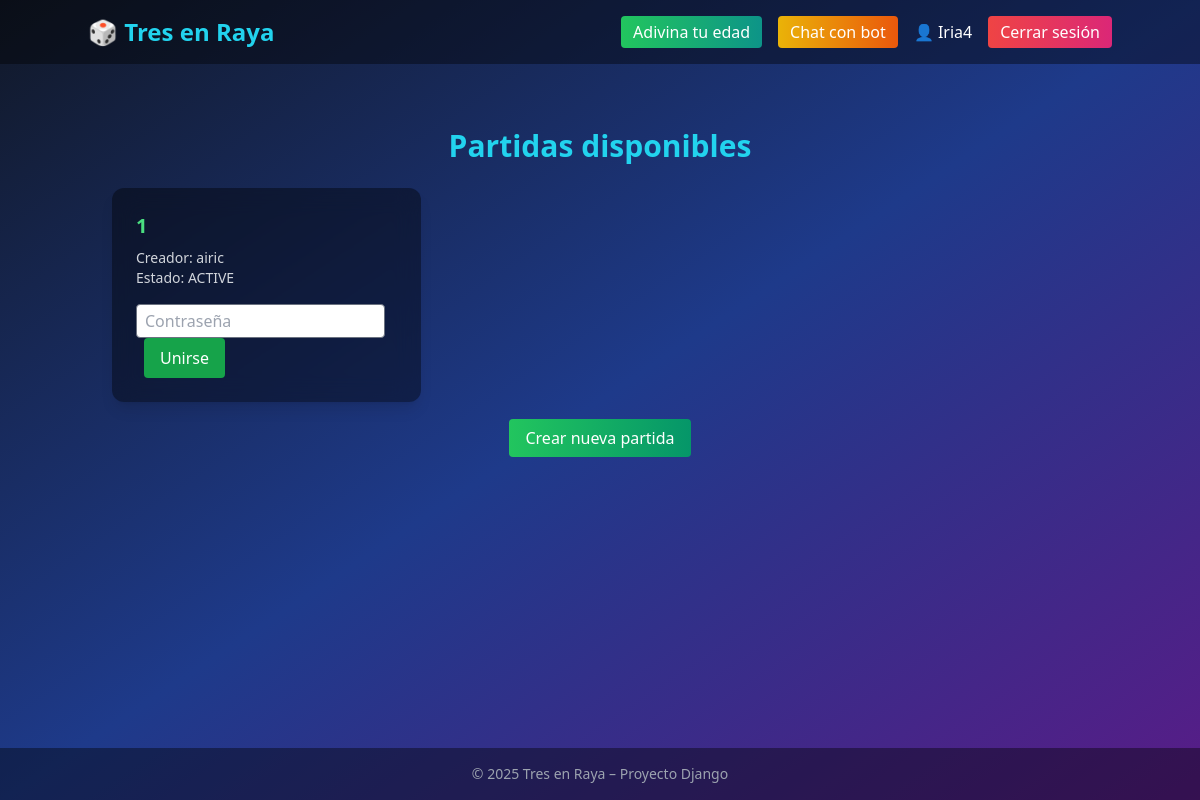
The app's page /games/ (signed in), older data.
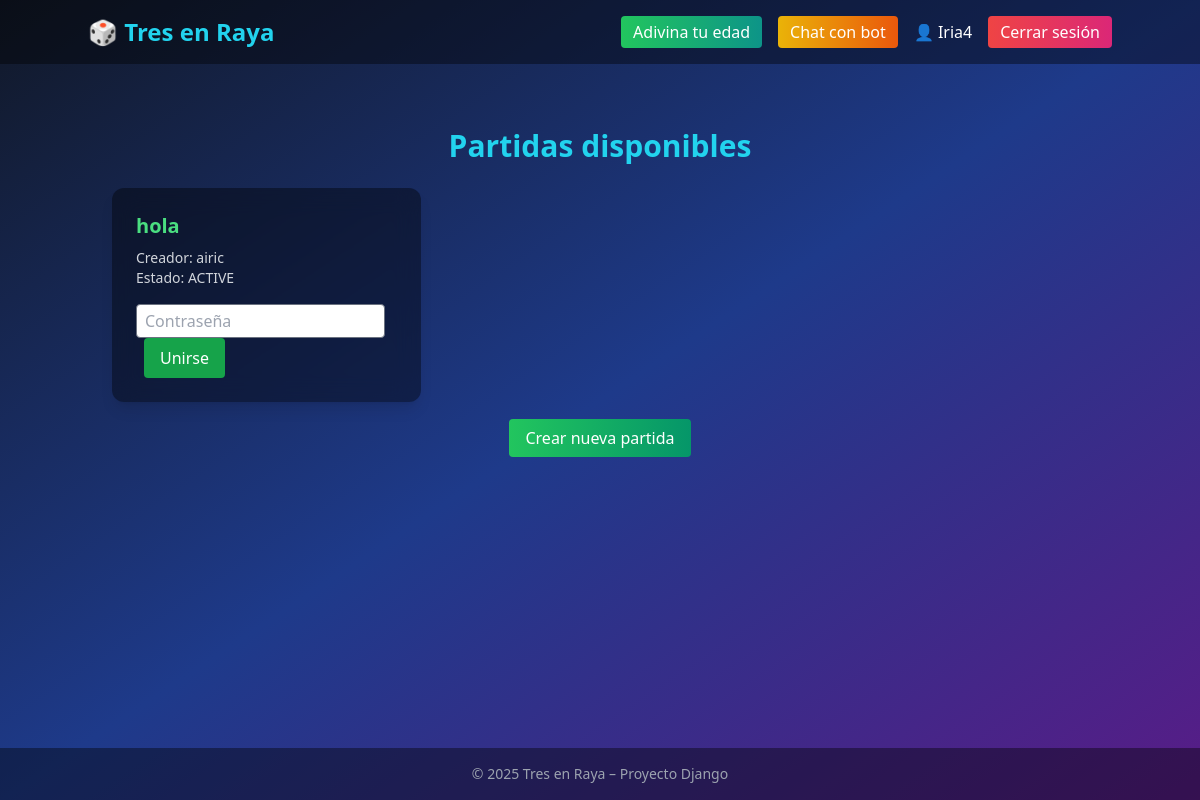
The same page, newer data.
### games/models.py (models this page shows, shortened)
class Game(models.Model):
    STATE_CHOICES = [
        ('ACTIVE', 'Active'),
        ('WON_P1', 'Won by Player 1'),
        ('WON_P2', 'Won by Player 2'),
        ('TIE', 'Tie'),
    ]
    room_name = models.CharField(max_length=100, unique=True)
    owner = models.ForeignKey(User, on_delete=models.CASCADE, related_name='owned_games')
    player2 = models.ForeignKey(User, on_delete=models.CASCADE, related_name='joined_games', null=True, blank=True)
    board = models.CharField(max_length=9, default='_' * 9)
    password = models.CharField(max_length=50, null=True, blank=True)
    active_player = models.IntegerField(default=1)  # 1 = Jugador 1 (X), 2 = Jugador 2 (O)
    state = models.CharField(max_length=10, choices=STATE_CHOICES, default='ACTIVE')

### games/views.py (the view)
# urls.py: path('', views.game_list, name='game_list'),
@login_required
def game_list(request):
    games = Game.objects.all()
    return render(request, 'games/game_list.html', {'games': games})

### games/templates/games/game_list.html (shortened to what this page needs)
<!DOCTYPE html>
{% extends 'base.html' %}
{% block content %}
<div class="mt-10">
  <h2 class="text-3xl font-bold text-center text-cyan-400 mb-6">Partidas disponibles</h2>
   {% if games %}
    <div class="grid grid-cols-1 md:grid-cols-2 lg:grid-cols-3 gap-6">
      {% for game in games %}
        <div class="bg-black/40 backdrop-blur-md p-6 rounded-xl shadow-lg">
          <h3 class="text-xl font-semibold text-green-400 mb-2">{{ game.room_name }}</h3>
          <p class="text-gray-300 text-sm">Creador: {{ game.owner.username }}</p>
          <p class="text-gray-300 text-sm mb-4">Estado: {{ game.state }}</p>
          {% if request.user == game.owner %}
            <a href="{% url 'game_detail' game.id %}"
            class="px-4 py-2 bg-cyan-600 text-white rounded">Jugar
            </a>
            <form method="post" action="{% url 'game_detail' game.id %}" class="mt-2">
                {% csrf_token %}
                <button type="submit" name="end"
                        onclick="return confirm('¿Seguro que quieres borrar esta sala?')"
                        class="px-3 py-1 rounded bg-red-600 hover:bg-red-500 text-white text-sm">
                  Borrar
                </button>
            </form>
          {% else %}
           {% if game.player2 and request.user != game.player2 %}
            <a href="{% url 'game_detail' game.id %}"
            class="px-4 py-2 rounded bg-gradient-to-r from-gray-500 to-gray-700 hover:from-gray-400 hover:to-gray-600">
             Ver
            </a>
           {% else %}
              <form method="post" action="{% url 'join_game' game.id %}" class="mt-2">
                  <input type="password" name="password" placeholder="Contraseña"
                        class="px-2 py-1 rounded border border-gray-500 text-black"/>
                  <button type="submit"
                          class="px-4 py-2 bg-green-600 text-white rounded ml-2">
                    Unirse
                  </button>
              </form>
          {% endif %}
        {% endif %}
      </div>
      {% endfor %}
      </div>
    {% else %}
      <p class="text-center text-gray-400">No hay partidas creadas todavía.</p>
    {% endif %}
  <div class="text-center mt-6">
    <a href="{% url 'create_game' %}"
       class="px-4 py-2 rounded bg-gradient-to-r from-green-500 to-emerald-600 hover:from-green-400 hover:to-emerald-500 transition">
        Crear nueva partida
    </a>
  </div>
</div>
{% endblock %}

Row changes from the older to the newer data that the page shows:
removed Game: room_name "1", owner.username "airic", state "ACTIVE"
added Game: room_name "hola", owner.username "airic", state "ACTIVE"
